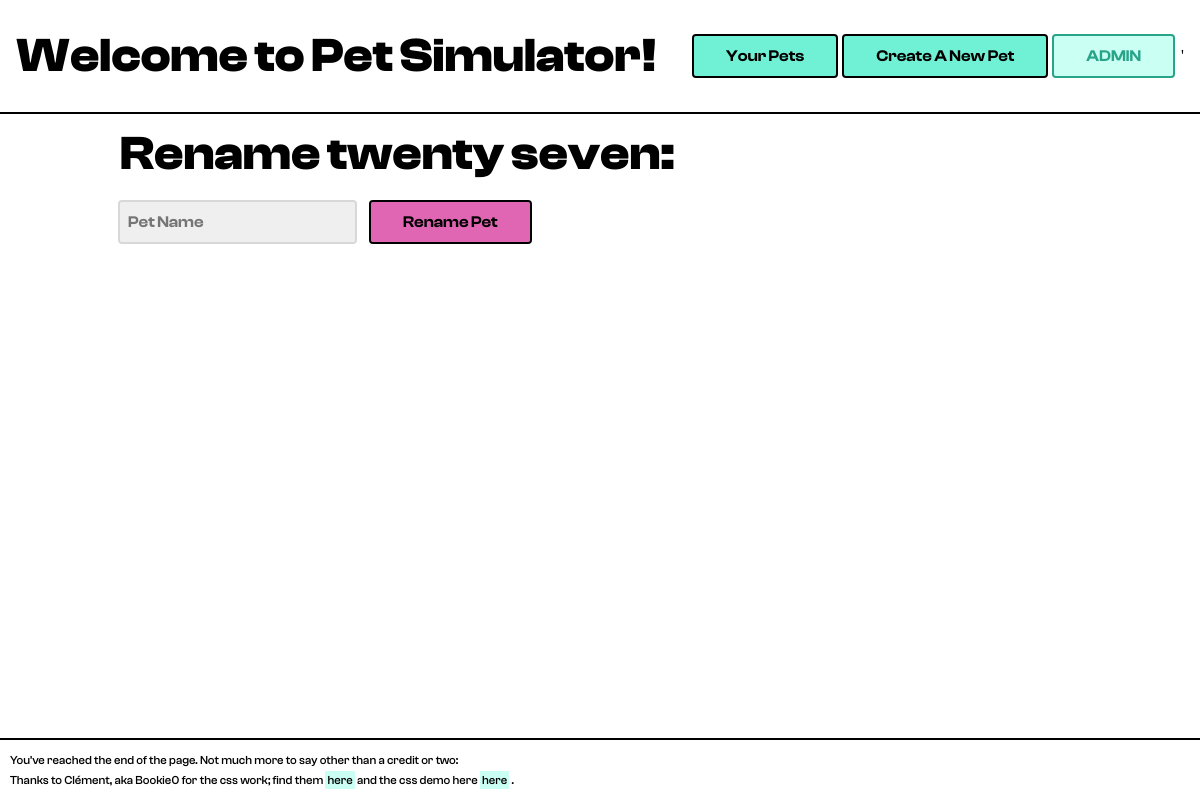
/renamePet.php?id=1, run on an earlier commit of the app's database.
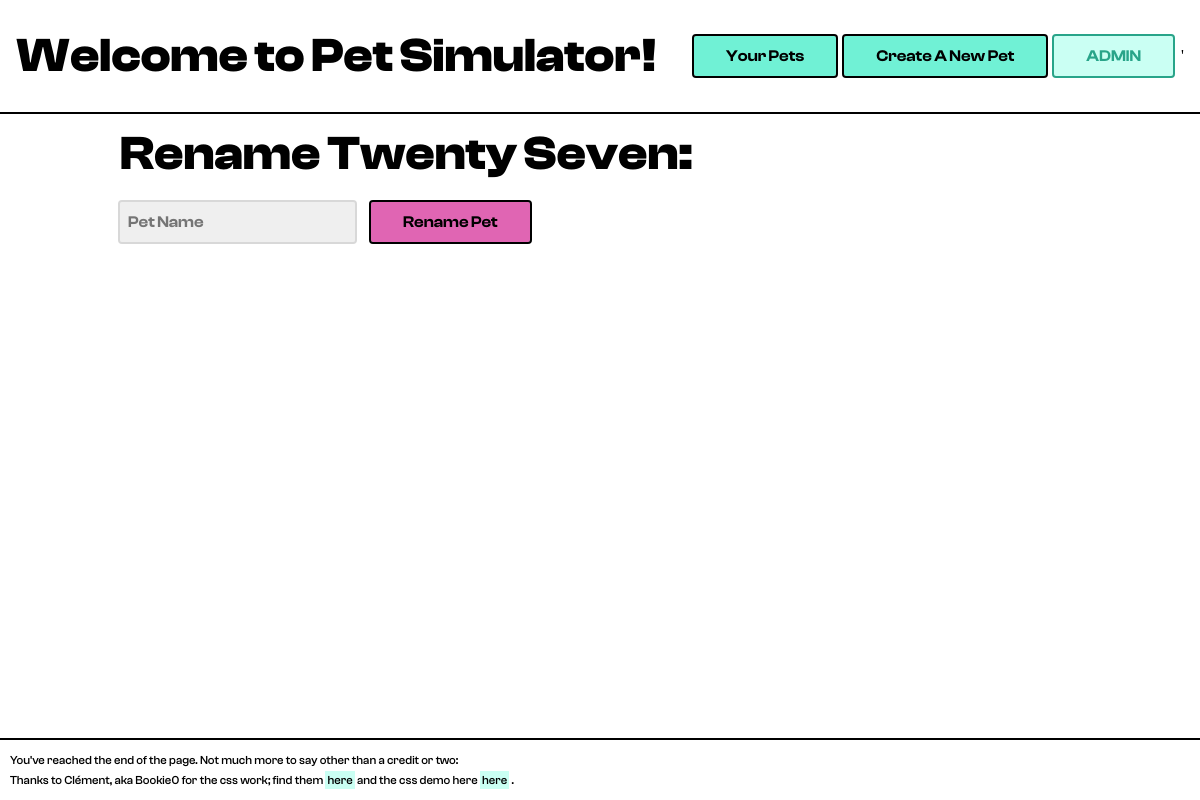
And on a later commit of the database.
### tables this page shows
CREATE TABLE pets(
  id INTEGER PRIMARY KEY AUTOINCREMENT,
  owner_id INT NOT NULL,
  name TEXT NOT NULL,
  type INT NOT NULL,
  birthday INT NOT NULL,
  dead INT NOT NULL DEFAULT 0,
  cause TEXT DEFAULT NULL,
  death_date INT DEFAULT NULL,
  imortal INT NOT NULL DEFAULT 0
);

### database.php (called while the page is built, shortened)
<?php
  $dir = 'sqlite:./database.sqlite';
  $dbh  = new PDO($dir) or die("cannot open the database");
  function getPet($id) {
    global $dbh;
    $result = $dbh->query("SELECT * FROM pets WHERE id=$id");
    return $result->fetch();
  }
?>

### renamePet.php (the view, shortened to what this page needs)
<?php
if ($_SERVER["REQUEST_METHOD"] == "POST") {
  renamePet($_POST['id'],$_POST['petName']);
  header("location:/");
} else{
  $pet = getPet($_GET['id']);
  echo "<h2>Rename $pet[name]:</h2>";
  echo "<div class='flex'>";
  echo '<form action="renamePet.php" method="post">';
  echo "<input class='cyan' type='text' name='petName' placeholder='Pet Name'>";
  echo '<button class = "pink" type="submit">Rename Pet</button>';
  echo '</form>';
  echo "</div>";
}
?>

What changed in the data, as far as the page shows it:
changed pets: name "twenty seven" → "Twenty Seven"
